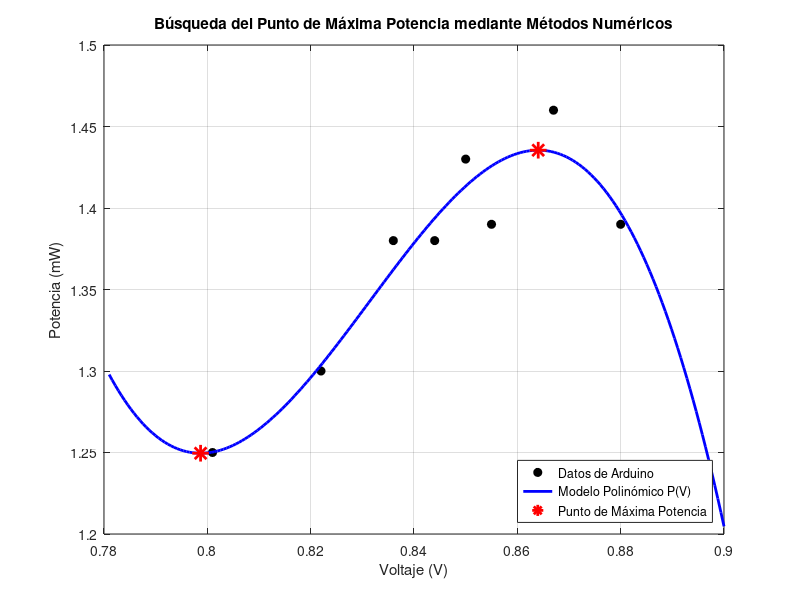

This figure's MATLAB source:
% --- OPTIMIZACIÓN DE PUNTO DE MÁXIMA POTENCIA (MPPT) ---
% Proyecto de Métodos Numéricos

clear; clc; close all;

% 1. Ingreso de los datos experimentales obtenidos con Arduino
% (Aquí he colocado una muestra de la zona de máxima potencia "rodilla". 
% Puedes pegar aquí tus 150 datos completos separando por comas)
V_data = [0.801, 0.822, 0.836, 0.844, 0.850, 0.855, 0.867, 0.880];
P_data = [1.25,  1.30,  1.38,  1.38,  1.43,  1.39,  1.46,  1.39];

% 2. Regresión Polinómica de Tercer Grado (Ajuste de Curva)
% La función polyfit encuentra los coeficientes [a, b, c, d] del polinomio
grado = 3;
coef_P = polyfit(V_data, P_data, grado);

fprintf('--- 1. MODELO MATEMÁTICO (REGRESIÓN CÚBICA) ---\n');
fprintf('P(V) = %.4f V^3 + %.4f V^2 + %.4f V + %.4f\n\n', ...
    coef_P(1), coef_P(2), coef_P(3), coef_P(4));

% 3. Cálculo de la Primera Derivada (Función Objetivo para Newton-Raphson)
% La función polyder deriva matemáticamente el polinomio
coef_dP = polyder(coef_P);

fprintf('--- 2. FUNCIÓN OBJETIVO (DERIVADA dP/dV) ---\n');
fprintf('f(V) = %.4f V^2 + %.4f V + %.4f = 0\n\n', ...
    coef_dP(1), coef_dP(2), coef_dP(3));

% 4. Cálculo de la Raíz (Punto de Máxima Potencia)
% En MATLAB, 'roots' encuentra los ceros de la función derivada de forma directa
raices = roots(coef_dP);

% Filtramos la raíz que tiene sentido físico (el voltaje positivo en nuestro rango)
V_optimo = raices(raices > 0 & raices < 1);
P_max = polyval(coef_P, V_optimo);

fprintf('--- 3. RESULTADO DE LA OPTIMIZACIÓN ---\n');
fprintf('Voltaje Óptimo (Vmp): %.3f V\n', V_optimo);
fprintf('Potencia Máxima (Pmax): %.3f mW\n', P_max);

% 5. Generación de la Gráfica Justificativa
figure('Name', 'Caracterización y Optimización del Panel Solar', 'Position', [100, 100, 800, 500]);

% Crear un vector de voltaje continuo para dibujar la curva suave
V_plot = linspace(min(V_data)-0.02, max(V_data)+0.02, 200);
P_plot = polyval(coef_P, V_plot);

% Graficar datos, curva de regresión y punto máximo
plot(V_data, P_data, 'ko', 'MarkerFaceColor', 'k', 'DisplayName', 'Datos de Arduino'); hold on;
plot(V_plot, P_plot, 'b-', 'LineWidth', 2, 'DisplayName', 'Modelo Polinómico P(V)');
plot(V_optimo, P_max, 'r*', 'MarkerSize', 12, 'LineWidth', 2, 'DisplayName', 'Punto de Máxima Potencia');

% Formato de la gráfica
title('Búsqueda del Punto de Máxima Potencia mediante Métodos Numéricos');
xlabel('Voltaje (V)');
ylabel('Potencia (mW)');
legend('Location', 'southEast');
grid on;
hold off;
